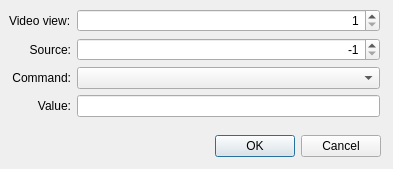
<?xml version="1.0" encoding="UTF-8"?>
<ui version="4.0">
 <class>VideoDlg</class>
 <widget class="QDialog" name="VideoDlg">
  <property name="geometry">
   <rect>
    <x>0</x>
    <y>0</y>
    <width>393</width>
    <height>169</height>
   </rect>
  </property>
  <property name="windowTitle">
   <string>Dialog</string>
  </property>
  <widget class="QDialogButtonBox" name="buttonBox">
   <property name="geometry">
    <rect>
     <x>40</x>
     <y>130</y>
     <width>341</width>
     <height>32</height>
    </rect>
   </property>
   <property name="orientation">
    <enum>Qt::Horizontal</enum>
   </property>
   <property name="standardButtons">
    <set>QDialogButtonBox::Cancel|QDialogButtonBox::Ok</set>
   </property>
  </widget>
  <widget class="QWidget" name="gridLayoutWidget">
   <property name="geometry">
    <rect>
     <x>9</x>
     <y>9</y>
     <width>371</width>
     <height>111</height>
    </rect>
   </property>
   <layout class="QGridLayout" name="gridLayout">
    <item row="1" column="0">
     <widget class="QLabel" name="label">
      <property name="text">
       <string>Source:</string>
      </property>
      <property name="alignment">
       <set>Qt::AlignRight|Qt::AlignTrailing|Qt::AlignVCenter</set>
      </property>
     </widget>
    </item>
    <item row="4" column="0">
     <widget class="QLabel" name="label_2">
      <property name="text">
       <string>Command:</string>
      </property>
      <property name="alignment">
       <set>Qt::AlignRight|Qt::AlignTrailing|Qt::AlignVCenter</set>
      </property>
     </widget>
    </item>
    <item row="5" column="0">
     <widget class="QLabel" name="label_3">
      <property name="text">
       <string>Value:</string>
      </property>
      <property name="alignment">
       <set>Qt::AlignRight|Qt::AlignTrailing|Qt::AlignVCenter</set>
      </property>
     </widget>
    </item>
    <item row="1" column="1">
     <widget class="QSpinBox" name="spinBoxSource">
      <property name="alignment">
       <set>Qt::AlignRight|Qt::AlignTrailing|Qt::AlignVCenter</set>
      </property>
      <property name="minimum">
       <number>-1</number>
      </property>
      <property name="maximum">
       <number>5</number>
      </property>
      <property name="value">
       <number>-1</number>
      </property>
     </widget>
    </item>
    <item row="4" column="1">
     <widget class="QComboBox" name="comboBoxCommand"/>
    </item>
    <item row="5" column="1">
     <widget class="QLineEdit" name="lineEditValue"/>
    </item>
    <item row="0" column="0">
     <widget class="QLabel" name="label_4">
      <property name="text">
       <string>Video view:</string>
      </property>
     </widget>
    </item>
    <item row="0" column="1">
     <widget class="QSpinBox" name="spinBoxVideoView">
      <property name="alignment">
       <set>Qt::AlignRight|Qt::AlignTrailing|Qt::AlignVCenter</set>
      </property>
      <property name="minimum">
       <number>1</number>
      </property>
      <property name="maximum">
       <number>2</number>
      </property>
     </widget>
    </item>
   </layout>
  </widget>
 </widget>
 <resources/>
 <connections>
  <connection>
   <sender>buttonBox</sender>
   <signal>accepted()</signal>
   <receiver>VideoDlg</receiver>
   <slot>accept()</slot>
   <hints>
    <hint type="sourcelabel">
     <x>248</x>
     <y>254</y>
    </hint>
    <hint type="destinationlabel">
     <x>157</x>
     <y>274</y>
    </hint>
   </hints>
  </connection>
  <connection>
   <sender>buttonBox</sender>
   <signal>rejected()</signal>
   <receiver>VideoDlg</receiver>
   <slot>reject()</slot>
   <hints>
    <hint type="sourcelabel">
     <x>316</x>
     <y>260</y>
    </hint>
    <hint type="destinationlabel">
     <x>286</x>
     <y>274</y>
    </hint>
   </hints>
  </connection>
 </connections>
</ui>
